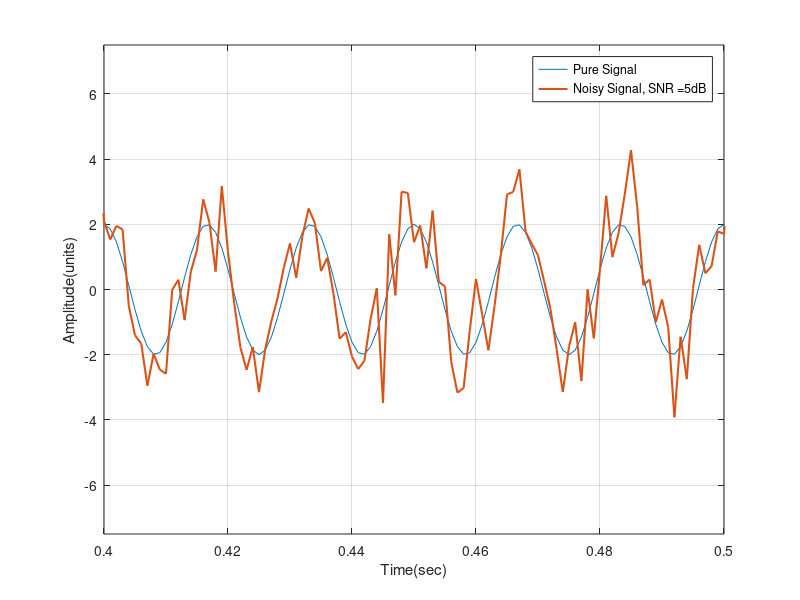

Write the MATLAB code that produced this figure. (Note: this script raises an error after producing the figure.)
clear;
clc;
close all;

%-------------------------Few Initializations --------------------------------%
T = 0.001;                                  % Sampling interval
a = 0;                                      % t minimum
b = 1;                                      % t maximum
t= [a:T:b];                                 % Uniformly spaced
%-----------------------------------------------------------------------%


%--------------------------ANF Parameter----------------------------------%
gamma = 0.001;
xi  = .15; 
%-------------------------------------------------------------------------%


%----------------------------Signal Parameter-----------------------------%
A1 = 1;
A2 =  2; 
A3 =  4;
phi = pi/2;

f =  60;
f_Est = zeros(size(f));
 
SNRdB = 5;

y2 =  A2 * sin (2*pi*f*t + phi ) - A2 + awgn(zeros(size(t))+A2,SNRdB,'measured');    % infecting the signal with noise proportional to the amplitude
y1 =  A1 * sin (2*pi*f*t + phi ) - A1 + awgn(zeros(size(t))+A1,SNRdB,'measured');    % infecting the signal with noise proportional to the amplitude
y3 =  A3 * sin (2*pi*f*t + phi ) - A3 + awgn(zeros(size(t))+A3,SNRdB,'measured');    % infecting the signal with noise proportional to the amplitude

figure, plot (t, A2 * sin (2*pi*f*t + phi ), t, y2, 'LineWidth', 1.5)
xlabel('Time(sec)')
ylabel('Amplitude(units)')

axis([0.4 0.5  -7.5 7.5 ])
% legend ('SNR = 5 dB')
legend ('Pure Signal', strcat('Noisy Signal, SNR =', num2str(SNRdB), 'dB'))
grid on

freq_offset = 18;
[H1, H2,H13]= FourthOrderANFFixedBlock(y1, T, 2*pi*(f+freq_offset), gamma, xi);


freq_offset = 18;
[H1, H2,H23]= FourthOrderANFFixedBlock(y2, T, 2*pi*(f+freq_offset), gamma, xi);


freq_offset = 18;
[H1, H2,H33]= FourthOrderANFFixedBlock(y3, T, 2*pi*(f+freq_offset), gamma, xi);


figure , plot3 (H1, H2, H23/ (2*pi), 'LineWidth', 2.3)
xlabel ('x_1')
ylabel ('x_2')
zlabel ('\theta (Hz)')
grid on  

hold on
xImage = [-40 -40; 40 40];   %# The x data for the image corners
yImage = [0 0; 0 0];             %# The y data for the image corners
zImage = [50 90; 50 90 ];   %# The z data for the image corners
surf(xImage,yImage,zImage, 'LineWidth', 2.5);
xlabel ('x_1')
ylabel ('x_2')
zlabel ('\theta (in Hz)')
colormap hsv 
alpha(.2)
hold off
title('(a)')

Indexes = find(H2 < 10^-3);     % locating point lying on the plane x_2 = 0 
 
figure, scatter (H1(Indexes ),H23 (Indexes)/ (2*pi) , '.')
 greater58 =  find(58 < H23 /(2*pi));
 lesser62 = find(62 > H23 /(2*pi));
 markerIndexes = intersect(greater58,lesser62);
 hold on
 scatter (H1(markerIndexes ),H23 (markerIndexes)/ (2*pi) , '.r')
 hold off
% title('Poincare Section')
title('(b)')
xlabel ('x_1')
ylabel ('\theta')
grid on
 
figure, plot (t, f*ones(size(t)), t, H13/ (2*pi), t, H23/ (2*pi), t, H33/ (2*pi), 'LineWidth', 2.5)
title('(a)')
legend ('True Value', 'Estimate, A = 1', 'Estimate, A = 2', 'Estimate, A = 4')
ylabel ('Frequency (Hz)')
xlabel ('time(s)')
grid on  

